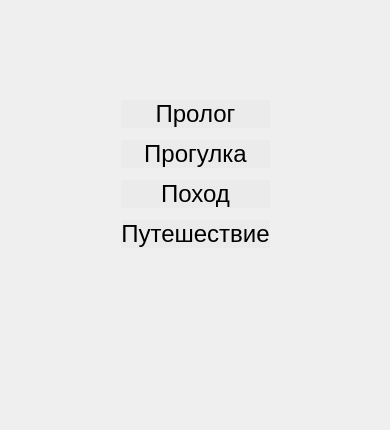
<?xml version="1.0" encoding="UTF-8"?>
<ui version="4.0">
 <class>Widget</class>
 <widget class="QWidget" name="Widget">
  <property name="geometry">
   <rect>
    <x>0</x>
    <y>0</y>
    <width>366</width>
    <height>430</height>
   </rect>
  </property>
  <property name="windowTitle">
   <string>story</string>
  </property>
  <layout class="QGridLayout" name="gridLayout_5">
   <item row="0" column="0">
    <widget class="QStackedWidget" name="stackedWidget">
     <property name="currentIndex">
      <number>0</number>
     </property>
     <widget class="QWidget" name="page">
      <layout class="QGridLayout" name="gridLayout_2">
       <item row="0" column="0">
        <spacer name="horizontalSpacer">
         <property name="orientation">
          <enum>Qt::Horizontal</enum>
         </property>
         <property name="sizeHint" stdset="0">
          <size>
           <width>40</width>
           <height>20</height>
          </size>
         </property>
        </spacer>
       </item>
       <item row="0" column="1">
        <layout class="QVBoxLayout" name="verticalLayout_2">
         <item>
          <spacer name="verticalSpacer_2">
           <property name="orientation">
            <enum>Qt::Vertical</enum>
           </property>
           <property name="sizeHint" stdset="0">
            <size>
             <width>20</width>
             <height>40</height>
            </size>
           </property>
          </spacer>
         </item>
         <item>
          <layout class="QVBoxLayout" name="verticalLayout">
           <property name="spacing">
            <number>12</number>
           </property>
           <item>
            <widget class="ClickableLabel" name="label">
             <property name="font">
              <font>
               <pointsize>18</pointsize>
              </font>
             </property>
             <property name="styleSheet">
              <string notr="true">QLabel{
	background-color:rgb(235, 235, 235);
	opacity:0.4;
}

QLabel:hover {
    background-color: #328930;
}
QLabel:pressed {
    background-color: #80c342;
} </string>
             </property>
             <property name="text">
              <string>Пролог</string>
             </property>
             <property name="alignment">
              <set>Qt::AlignCenter</set>
             </property>
            </widget>
           </item>
           <item>
            <widget class="ClickableLabel" name="label_2">
             <property name="font">
              <font>
               <pointsize>18</pointsize>
              </font>
             </property>
             <property name="styleSheet">
              <string notr="true">QLabel{
	background-color:rgb(235, 235, 235);
	opacity:0.4;
}

QLabel:hover {
    background-color: #328930;
}
QLabel:pressed {
    background-color: #80c342;
} </string>
             </property>
             <property name="text">
              <string>Прогулка</string>
             </property>
             <property name="alignment">
              <set>Qt::AlignCenter</set>
             </property>
            </widget>
           </item>
           <item>
            <widget class="ClickableLabel" name="label_3">
             <property name="font">
              <font>
               <pointsize>18</pointsize>
              </font>
             </property>
             <property name="styleSheet">
              <string notr="true">QLabel{
	background-color:rgb(235, 235, 235);
	opacity:0.4;
}

QLabel:hover {
    background-color: #328930;
}
QLabel:pressed {
    background-color: #80c342;
} </string>
             </property>
             <property name="text">
              <string>Поход</string>
             </property>
             <property name="alignment">
              <set>Qt::AlignCenter</set>
             </property>
            </widget>
           </item>
           <item>
            <widget class="ClickableLabel" name="label_4">
             <property name="font">
              <font>
               <pointsize>18</pointsize>
              </font>
             </property>
             <property name="styleSheet">
              <string notr="true">QLabel{
	background-color:rgb(235, 235, 235);
	opacity:0.4;
}

QLabel:hover {
    background-color: #328930;
}
QLabel:pressed {
    background-color: #80c342;
} </string>
             </property>
             <property name="text">
              <string>Путешествие</string>
             </property>
             <property name="alignment">
              <set>Qt::AlignCenter</set>
             </property>
            </widget>
           </item>
          </layout>
         </item>
         <item>
          <spacer name="verticalSpacer">
           <property name="orientation">
            <enum>Qt::Vertical</enum>
           </property>
           <property name="sizeHint" stdset="0">
            <size>
             <width>20</width>
             <height>160</height>
            </size>
           </property>
          </spacer>
         </item>
        </layout>
       </item>
       <item row="0" column="2">
        <spacer name="horizontalSpacer_2">
         <property name="orientation">
          <enum>Qt::Horizontal</enum>
         </property>
         <property name="sizeHint" stdset="0">
          <size>
           <width>40</width>
           <height>20</height>
          </size>
         </property>
        </spacer>
       </item>
      </layout>
     </widget>
     <widget class="QWidget" name="page_2">
      <layout class="QGridLayout" name="gridLayout_4">
       <item row="0" column="0">
        <widget class="QGroupBox" name="groupBox_2">
         <property name="styleSheet">
          <string notr="true">QGroupBox{
	background-color:rgb(235, 235, 235);
	opacity:0.4;
}</string>
         </property>
         <property name="title">
          <string>Sceene</string>
         </property>
         <layout class="QGridLayout" name="gridLayout">
          <item row="0" column="0">
           <widget class="QLabel" name="scene_img_label">
            <property name="text">
             <string/>
            </property>
           </widget>
          </item>
          <item row="1" column="0">
           <widget class="QLabel" name="scene_text_label">
            <property name="minimumSize">
             <size>
              <width>0</width>
              <height>40</height>
             </size>
            </property>
            <property name="maximumSize">
             <size>
              <width>1200</width>
              <height>60</height>
             </size>
            </property>
            <property name="font">
             <font>
              <pointsize>11</pointsize>
             </font>
            </property>
            <property name="text">
             <string>&lt;html&gt;&lt;head/&gt;&lt;body&gt;&lt;p&gt;Добро пожаловать в Polly and Lolly lyric Story!&lt;/p&gt;&lt;p&gt;(click для продолжения)&lt;/p&gt;&lt;/body&gt;&lt;/html&gt;</string>
            </property>
            <property name="alignment">
             <set>Qt::AlignCenter</set>
            </property>
           </widget>
          </item>
         </layout>
        </widget>
       </item>
      </layout>
     </widget>
    </widget>
   </item>
  </layout>
 </widget>
 <layoutdefault spacing="6" margin="11"/>
 <customwidgets>
  <customwidget>
   <class>ClickableLabel</class>
   <extends>QLabel</extends>
   <header>clickablelabel.h</header>
   <slots>
    <signal>clicked()</signal>
   </slots>
  </customwidget>
 </customwidgets>
 <resources/>
 <connections/>
</ui>
